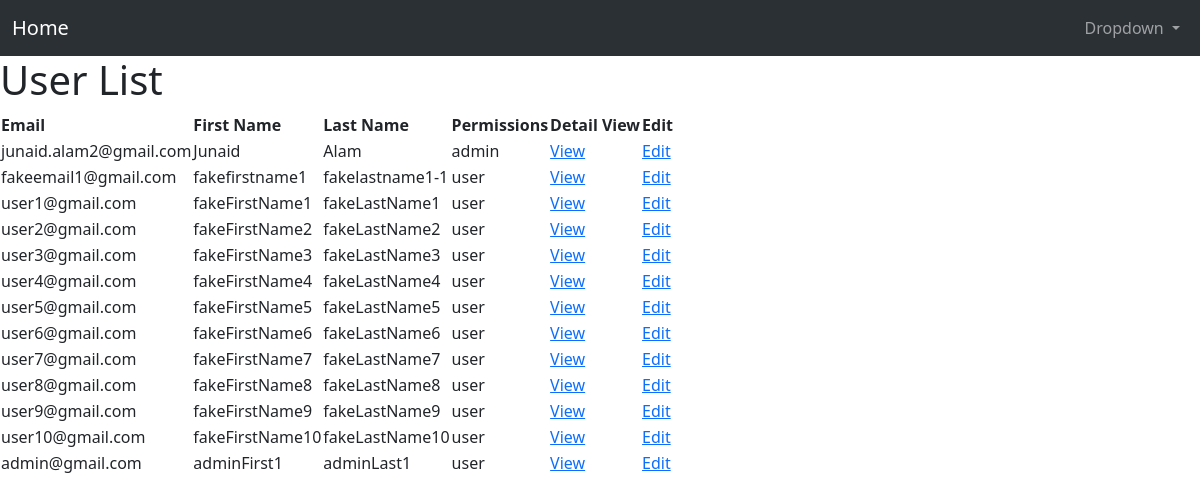
/users/, run on the app's committed database.
### users/models.py (models this page shows, shortened)
class CustomUser(AbstractUser):
    PERMISSIONS_USER = 'user'
    PERMISSIONS_ADMIN = 'admin'
    USER_PERMISSIONS = [
        (PERMISSIONS_USER, 'User'),
        (PERMISSIONS_ADMIN, 'Admin'),
    ]
    username = None  # Disable username
    email = models.EmailField(_("email address"), max_length=100, unique=True)
    date_joined = models.DateTimeField(verbose_name="date joined", auto_now_add=True)
    max_permissions_length = max(len(PERMISSIONS_USER), len(PERMISSIONS_ADMIN))
    permissions = models.CharField(choices=USER_PERMISSIONS, default=PERMISSIONS_USER, max_length = max_permissions_length)
    USERNAME_FIELD = "email"  # Set email as the username field
    REQUIRED_FIELDS = ['first_name', 'last_name']  # Fields required on superuser creation
    objects = CustomUserManager()
    class Meta:
        verbose_name = 'User'
        verbose_name_plural = 'Users'

### users/views.py (the view)
# urls.py: path('', AdminUserListView.as_view(), name='user-list'),
class AdminUserListView(ListView):
    model = User
    template_name = 'registration/user_list.html'
    context_object_name = 'users'
    def get_queryset(self):
        return User.objects.all()

### users/templates/registration/user_list.html
{% extends 'base.html' %}
{% block content %}
<h1>User List</h1>
<table>
    <thead>
        <tr>
            <th>Email</th>
            <th>First Name</th>
            <th>Last Name</th>
            <th>Permissions</th>
            <th>Detail View</th>
            <th>Edit</th>
        </tr>
    </thead>
    <tbody>
        {% for user in users %}
        <tr>
            <td>{{ user.email }}</td>
            <td>{{ user.first_name }}</td>
            <td>{{ user.last_name }}</td>
            <td>{{ user.permissions }}</td>
            <td><a href="{% url 'users:user-detail' user.pk %}">View</a></td>
            <td><a href="{% url 'users:user-admin-update' user.pk %}">Edit</a></td>
        </tr>
        {% empty %}
        <tr>
            <td colspan="3">No users found.</td>
        </tr>
        {% endfor %}
    </tbody>
</table>
{% endblock %}

### data on the page
CustomUser: email "junaid.alam2@gmail.com", first_name "Junaid", last_name "Alam", permissions "admin"
CustomUser: email "fakeemail1@gmail.com", first_name "fakefirstname1", last_name "fakelastname1-1", permissions "user"
CustomUser: email "user1@gmail.com", first_name "fakeFirstName1", last_name "fakeLastName1", permissions "user"
CustomUser: email "user2@gmail.com", first_name "fakeFirstName2", last_name "fakeLastName2", permissions "user"
CustomUser: email "user3@gmail.com", first_name "fakeFirstName3", last_name "fakeLastName3", permissions "user"
CustomUser: email "user4@gmail.com", first_name "fakeFirstName4", last_name "fakeLastName4", permissions "user"
CustomUser: email "user5@gmail.com", first_name "fakeFirstName5", last_name "fakeLastName5", permissions "user"
CustomUser: email "user6@gmail.com", first_name "fakeFirstName6", last_name "fakeLastName6", permissions "user"
CustomUser: email "user7@gmail.com", first_name "fakeFirstName7", last_name "fakeLastName7", permissions "user"
CustomUser: email "user8@gmail.com", first_name "fakeFirstName8", last_name "fakeLastName8", permissions "user"
CustomUser: email "user9@gmail.com", first_name "fakeFirstName9", last_name "fakeLastName9", permissions "user"
CustomUser: email "user10@gmail.com", first_name "fakeFirstName10", last_name "fakeLastName10", permissions "user"
CustomUser: email "admin@gmail.com", first_name "adminFirst1", last_name "adminLast1", permissions "user"
